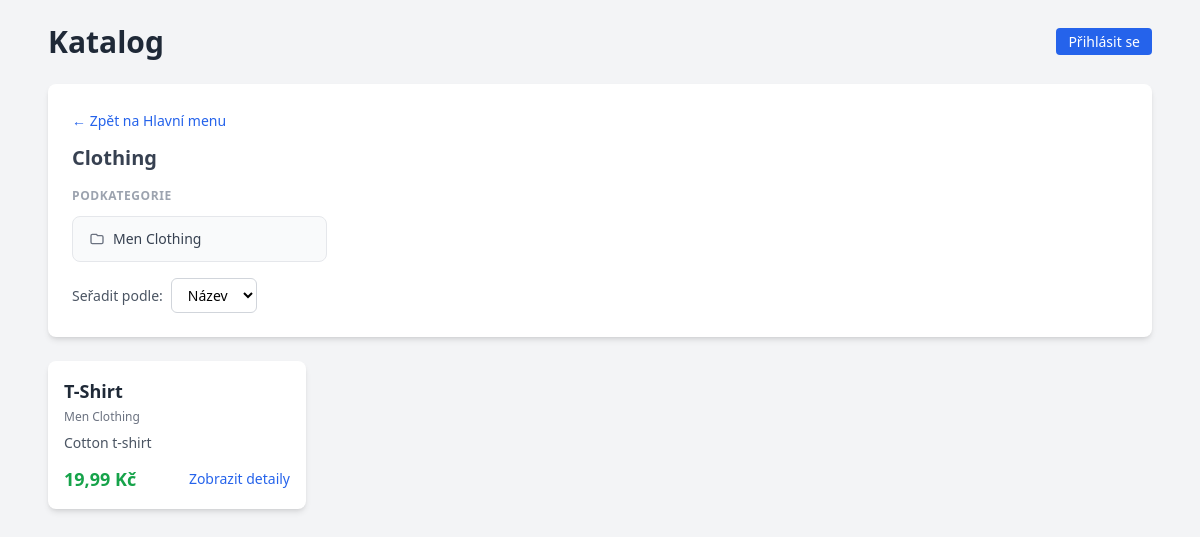
Page /katalog/index.php?category=2 on the earlier database version.
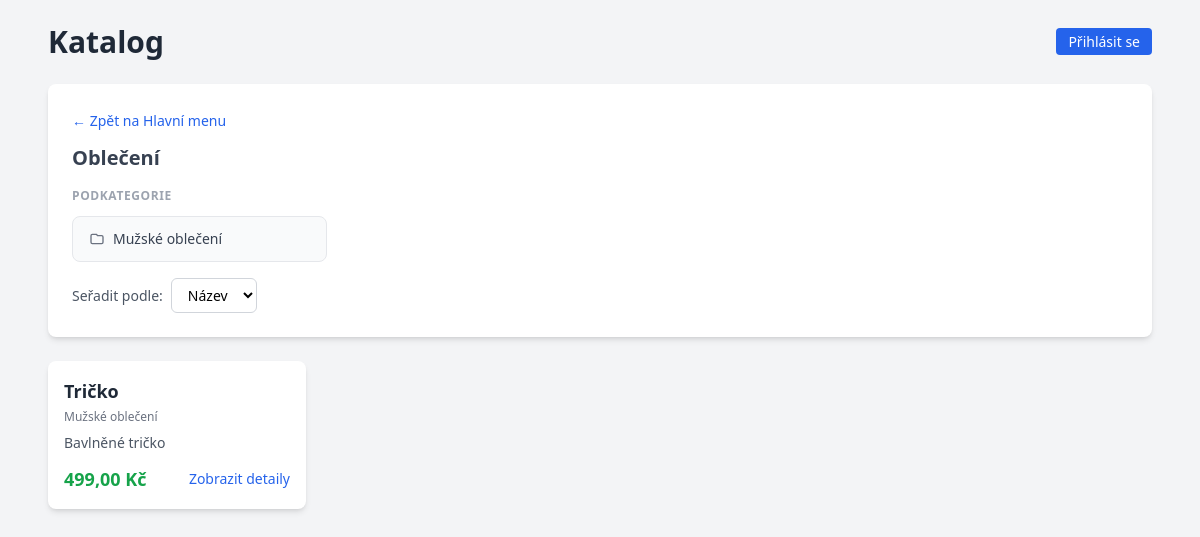
Same page on the later database version.
### tables this page shows
CREATE TABLE IF NOT EXISTS categories (
    id INT AUTO_INCREMENT PRIMARY KEY,
    name VARCHAR(255) NOT NULL,
    parent_id INT NULL,
    FOREIGN KEY (parent_id) REFERENCES categories(id) ON DELETE SET NULL
);

CREATE TABLE IF NOT EXISTS products (
    id INT AUTO_INCREMENT PRIMARY KEY,
    name VARCHAR(255) NOT NULL,
    description TEXT,
    price DECIMAL(10, 2) NOT NULL,
    category_id INT,
    FOREIGN KEY (category_id) REFERENCES categories(id) ON DELETE SET NULL
);

### katalog/controllers/ProductController.php (called while the page is built, shortened)
<?php
require_once 'models/Product.php';
class ProductController
{
    private $productModel;
    public function __construct($pdo)
    {
        $this->productModel = new Product($pdo);
    }
    public function index()
    {
        $categoryId = isset($_GET['category']) ? (int) $_GET['category'] : null;
        $sort = isset($_GET['sort']) ? $_GET['sort'] : 'name';
        $products = $this->productModel->getAll($categoryId, $sort);
        $currentCategory = null;
        $parentCategory = null;
        if ($categoryId) {
            $currentCategory = $this->productModel->getCategory($categoryId);
        }
        $categories = $this->productModel->getCategories($categoryId);
        require 'views/product_list.php';
    }
}

### katalog/models/Product.php (called while the page is built, shortened)
<?php
class Product
{
    private $pdo;
    public function __construct($pdo)
    {
        $this->pdo = $pdo;
    }
    public function getAll($categoryId = null, $sort = 'name')
    {
        $sql = "SELECT p.id, p.name, p.description, p.price, p.category_id ,c.name as category_name,
                (SELECT image_url FROM product_images WHERE product_id = p.id LIMIT 1) as image_url
                FROM products p
                LEFT JOIN categories c ON p.category_id = c.id";
        $params = [];
        if ($categoryId) {
            $categoryIds = $this->getCategoryDescendantIds($categoryId);
            $placeholders = implode(',', array_fill(0, count($categoryIds), '?'));
            $sql .= " WHERE p.category_id IN ($placeholders)";
            $params = $categoryIds;
        }
        $allowedSorts = ['name', 'price'];
        if (in_array($sort, $allowedSorts, true)) {
            $sql .= " ORDER BY " . $sort;
        } else {
            $sql .= " ORDER BY name";
        }
        $stmt = $this->pdo->prepare($sql);
        $stmt->execute($params);
        return $stmt->fetchAll();
    }
    public function getCategory($id)
    {
        $stmt = $this->pdo->prepare("SELECT id, name, parent_id FROM categories WHERE id = ?");
        $stmt->execute([$id]);
        return $stmt->fetch();
    }
    public function getCategoryDescendantIds($categoryId)
    {
        $ids = [$categoryId];
        $children = $this->getCategories($categoryId);
        foreach ($children as $child) {
            $ids = array_merge($ids, $this->getCategoryDescendantIds($child['id']));
        }
        return $ids;
    }
    public function getCategories($parentId = null)
    {
        if ($parentId === null) {
            $stmt = $this->pdo->prepare("SELECT id, name, parent_id FROM categories WHERE parent_id IS NULL ORDER BY name");
            $stmt->execute();
        } else {
            $stmt = $this->pdo->prepare("SELECT id, name, parent_id FROM categories WHERE parent_id = ? ORDER BY name");
            $stmt->execute([$parentId]);
        }
        return $stmt->fetchAll();
    }
}

### katalog/views/product_list.php (the view, shortened to what the changed rows need)
<!DOCTYPE html>
<html lang="cs">
<head>
    <link rel="stylesheet" href="output.css">
</head>
<body class="page-catalog">
    <div class="container-xl">
        <div class="catalog-header">
            <h1 class="page-title-lg">Katalog</h1>
        </div>
        <div class="section-card">
            <?php if (isset($currentCategory) && $currentCategory): ?>
                <div class="back-nav-wrapper">
                    <a href="index.php<?= $currentCategory['parent_id'] ? '?category=' . $currentCategory['parent_id'] : '' ?>"
                        class="link-back-nav">
                        &larr; Zpět na <?= $currentCategory['parent_id'] && isset($parentCategory['name']) ? htmlspecialchars($parentCategory['name']) : 'Hlavní menu' ?>
                    </a>
                </div>
                <h2 class="section-title"><?= htmlspecialchars($currentCategory['name']) ?></h2>
            <?php else: ?>
                <h2 class="section-title">Hlavní menu</h2>
            <?php endif; ?>
            <?php if (!empty($categories)): ?>
                <div class="subcategories">
                    <p class="category-label">Podkategorie</p>
                    <div class="category-grid">
                        <?php foreach ($categories as $cat): ?>
                            <a href="index.php?category=<?= $cat['id'] ?>"
                                class="category-link">
                                <span class="category-icon">
                                    <svg class="icon-sm" fill="none" stroke="currentColor" viewBox="0 0 24 24">
                                        <path stroke-linecap="round" stroke-linejoin="round" stroke-width="2" d="M3 7v10a2 2 0 002 2h14a2 2 0 002-2V9a2 2 0 00-2-2h-6l-2-2H5a2 2 0 00-2 2z" />
                                    </svg>
                                </span>
                                <span class="category-name">
                                    <?= htmlspecialchars($cat['name']) ?>
                                </span>
                            </a>
                        <?php endforeach; ?>
                    </div>
                </div>
            <?php endif; ?>
            <form method="GET" class="sort-form">
                <label class="sort-label">Seřadit podle:</label>
                <select name="sort" onchange="this.form.submit()"
                    class="sort-select">
                </select>
            </form>
        </div>
        <div class="product-grid">
            <?php
            $productsPerPage = 12;
            if (isset($_GET['page']) && is_numeric($_GET['page'])) {
                $page = (int) $_GET['page'];
            } else {
                $page = 1;
            }
            $offset = ($page - 1) * $productsPerPage;
            $displayed_products = array_slice($products, $offset, $productsPerPage);
            foreach ($displayed_products as $product):
            ?>
                <div class="product-card">
                    <div class="product-card-body">
                        <h3 class="product-card-title">
                            <a href="index.php?action=detail&id=<?= $product['id'] ?>"
                                class="product-card-title-link"><?= htmlspecialchars($product['name']) ?></a>
                        </h3>
                        <p class="product-card-category"><?= htmlspecialchars($product['category_name']) ?></p>
                        <p class="product-card-description"><?= htmlspecialchars(substr($product['description'], 0, 100)) . (strlen($product['description']) > 100 ? '...' : '') ?></p>
                        <div class="product-card-footer">
                            <span class="product-card-price"><?= number_format($product['price'], 2, ',', ' ') ?> Kč</span>
                            <a href="index.php?action=detail&id=<?= $product['id'] ?>"
                                class="link-sm">Zobrazit detaily</a>
                        </div>
                    </div>
                </div>
            <?php endforeach; ?>
        </div>
    </div>
</body>
</html>

Differences in the rows shown:
removed products: name "T-Shirt", category.name "Men Clothing", description "Cotton t-shirt", price "19,99"
changed categories: name "Clothing" → "Oblečení"
changed categories: name "Men Clothing" → "Mužské oblečení"
added products: name "Tričko", category.name "Mužské oblečení", description "Bavlněné tričko", price "499,00"
